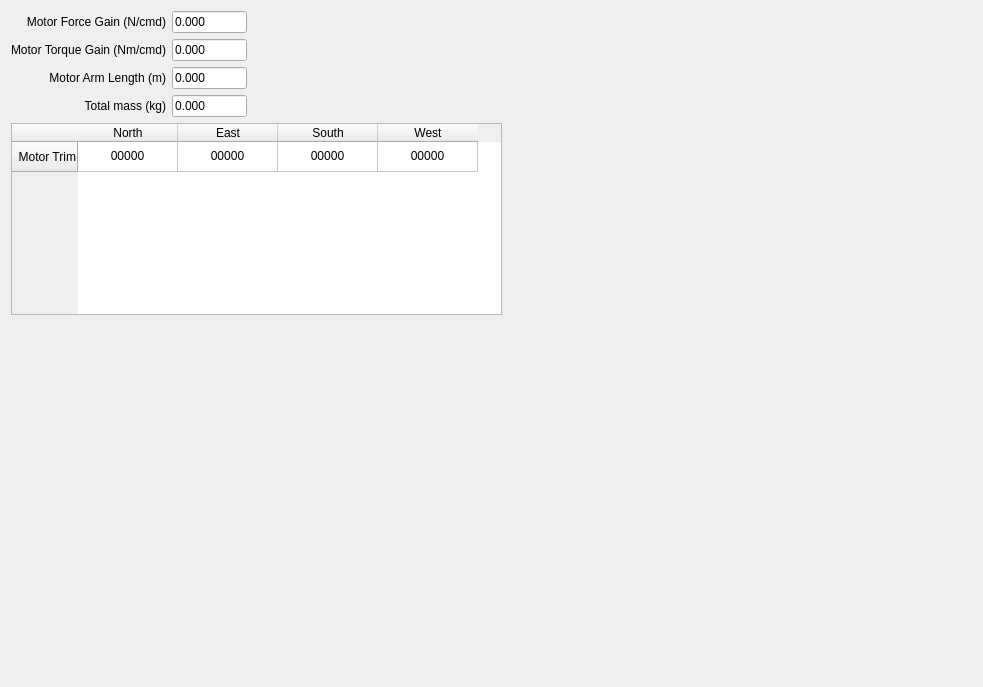
      <widget class="QWidget" name="tabHardware">
       <attribute name="title">
        <string>Hardware</string>
       </attribute>
       <layout class="QGridLayout" name="gridLayout_9">
        <item row="0" column="0" rowspan="2">
         <layout class="QFormLayout" name="formLayout">
          <property name="labelAlignment">
           <set>Qt::AlignRight|Qt::AlignTrailing|Qt::AlignVCenter</set>
          </property>
          <item row="0" column="0">
           <widget class="QLabel" name="label_7">
            <property name="maximumSize">
             <size>
              <width>1000</width>
              <height>16777215</height>
             </size>
            </property>
            <property name="text">
             <string>Motor Force Gain (N/cmd)</string>
            </property>
            <property name="alignment">
             <set>Qt::AlignRight|Qt::AlignTrailing|Qt::AlignVCenter</set>
            </property>
           </widget>
          </item>
          <item row="0" column="1">
           <widget class="QLineEdit" name="txtMotorForceGain">
            <property name="minimumSize">
             <size>
              <width>50</width>
              <height>20</height>
             </size>
            </property>
            <property name="maximumSize">
             <size>
              <width>75</width>
              <height>16777215</height>
             </size>
            </property>
            <property name="text">
             <string>0.000</string>
            </property>
           </widget>
          </item>
          <item row="1" column="0">
           <widget class="QLabel" name="label_36">
            <property name="maximumSize">
             <size>
              <width>1000</width>
              <height>16777215</height>
             </size>
            </property>
            <property name="text">
             <string>Motor Torque Gain (Nm/cmd)</string>
            </property>
            <property name="alignment">
             <set>Qt::AlignRight|Qt::AlignTrailing|Qt::AlignVCenter</set>
            </property>
           </widget>
          </item>
          <item row="1" column="1">
           <widget class="QLineEdit" name="txtMotorTorqueGain">
            <property name="minimumSize">
             <size>
              <width>50</width>
              <height>20</height>
             </size>
            </property>
            <property name="maximumSize">
             <size>
              <width>75</width>
              <height>16777215</height>
             </size>
            </property>
            <property name="text">
             <string>0.000</string>
            </property>
           </widget>
          </item>
          <item row="2" column="0">
           <widget class="QLabel" name="label_38">
            <property name="maximumSize">
             <size>
              <width>1000</width>
              <height>16777215</height>
             </size>
            </property>
            <property name="text">
             <string>Motor Arm Length (m)</string>
            </property>
            <property name="alignment">
             <set>Qt::AlignRight|Qt::AlignTrailing|Qt::AlignVCenter</set>
            </property>
           </widget>
          </item>
          <item row="2" column="1">
           <widget class="QLineEdit" name="txtMotorArmLength">
            <property name="minimumSize">
             <size>
              <width>50</width>
              <height>20</height>
             </size>
            </property>
            <property name="maximumSize">
             <size>
              <width>75</width>
              <height>16777215</height>
             </size>
            </property>
            <property name="text">
             <string>0.000</string>
            </property>
           </widget>
          </item>
          <item row="3" column="0">
           <widget class="QLabel" name="label_37">
            <property name="maximumSize">
             <size>
              <width>1000</width>
              <height>16777215</height>
             </size>
            </property>
            <property name="text">
             <string>Total mass (kg)</string>
            </property>
            <property name="alignment">
             <set>Qt::AlignRight|Qt::AlignTrailing|Qt::AlignVCenter</set>
            </property>
           </widget>
          </item>
          <item row="3" column="1">
           <widget class="QLineEdit" name="txtTotalMass">
            <property name="minimumSize">
             <size>
              <width>50</width>
              <height>20</height>
             </size>
            </property>
            <property name="maximumSize">
             <size>
              <width>75</width>
              <height>16777215</height>
             </size>
            </property>
            <property name="text">
             <string>0.000</string>
            </property>
           </widget>
          </item>
         </layout>
        </item>
        <item row="0" column="1" colspan="2">
         <spacer name="horizontalSpacer_8">
          <property name="orientation">
           <enum>Qt::Horizontal</enum>
          </property>
          <property name="sizeHint" stdset="0">
           <size>
            <width>239</width>
            <height>20</height>
           </size>
          </property>
         </spacer>
        </item>
        <item row="1" column="2" rowspan="2">
         <spacer name="horizontalSpacer_16">
          <property name="orientation">
           <enum>Qt::Horizontal</enum>
          </property>
          <property name="sizeHint" stdset="0">
           <size>
            <width>464</width>
            <height>20</height>
           </size>
          </property>
         </spacer>
        </item>
        <item row="2" column="0" colspan="2">
         <widget class="QTableWidget" name="tblMotorTrim">
          <property name="minimumSize">
           <size>
            <width>491</width>
            <height>61</height>
           </size>
          </property>
          <row>
           <property name="text">
            <string>Motor Trim</string>
           </property>
           <property name="textAlignment">
            <set>AlignRight|AlignVCenter</set>
           </property>
          </row>
          <column>
           <property name="text">
            <string>North</string>
           </property>
           <property name="textAlignment">
            <set>AlignHCenter|AlignVCenter|AlignCenter</set>
           </property>
          </column>
          <column>
           <property name="text">
            <string>East</string>
           </property>
           <property name="textAlignment">
            <set>AlignHCenter|AlignVCenter|AlignCenter</set>
           </property>
          </column>
          <column>
           <property name="text">
            <string>South</string>
           </property>
           <property name="textAlignment">
            <set>AlignHCenter|AlignVCenter|AlignCenter</set>
           </property>
          </column>
          <column>
           <property name="text">
            <string>West</string>
           </property>
           <property name="textAlignment">
            <set>AlignHCenter|AlignVCenter|AlignCenter</set>
           </property>
          </column>
          <item row="0" column="0">
           <property name="text">
            <string>00000</string>
           </property>
           <property name="textAlignment">
            <set>AlignHCenter|AlignVCenter|AlignCenter</set>
           </property>
          </item>
          <item row="0" column="1">
           <property name="text">
            <string>00000</string>
           </property>
           <property name="textAlignment">
            <set>AlignHCenter|AlignVCenter|AlignCenter</set>
           </property>
          </item>
          <item row="0" column="2">
           <property name="text">
            <string>00000</string>
           </property>
           <property name="textAlignment">
            <set>AlignHCenter|AlignVCenter|AlignCenter</set>
           </property>
          </item>
          <item row="0" column="3">
           <property name="text">
            <string>00000</string>
           </property>
           <property name="textAlignment">
            <set>AlignHCenter|AlignVCenter|AlignCenter</set>
           </property>
          </item>
         </widget>
        </item>
        <item row="3" column="0">
         <spacer name="verticalSpacer_19">
          <property name="orientation">
           <enum>Qt::Vertical</enum>
          </property>
          <property name="sizeHint" stdset="0">
           <size>
            <width>20</width>
            <height>361</height>
           </size>
          </property>
         </spacer>
        </item>
       </layout>
      </widget>
